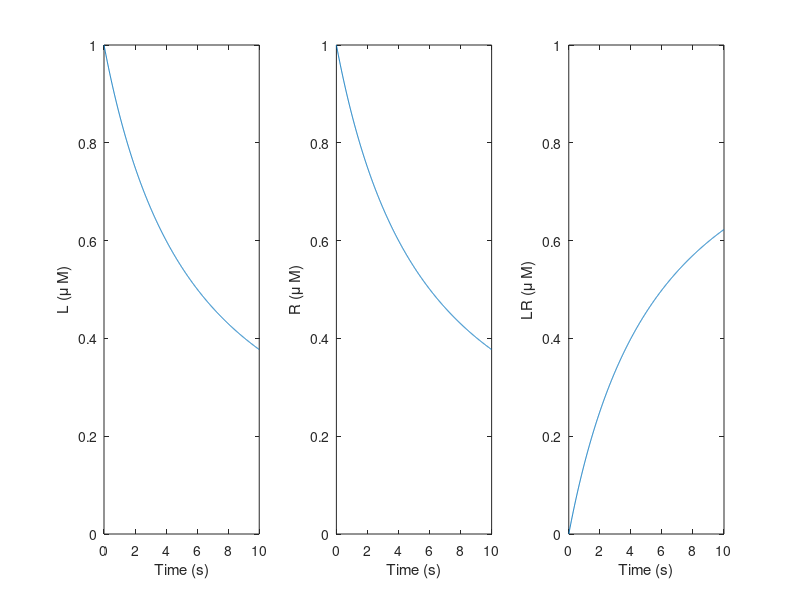

Write the MATLAB code that produced this figure.
clear all
close all

%ODE solver

totaltime = 10; %time in seconds
dt = 0.01;

timeaxis = [0:dt:(totaltime-dt)]';

kon = 0.1667; %1/(uM.s)
koff = 0.001; %1/s



L = zeros(totaltime/dt,1);
R = zeros(totaltime/dt,1);
LR = zeros(totaltime/dt,1);

% set intitial conditions

L(1,1) = 1;
R(1,1) = 1;
LR(1,1) = 0;

%start simulation

for loop = 2:totaltime/dt
    
    L(loop) = L(loop-1) + dt*(-kon*L(loop-1,1)*R(loop-1,1) + koff*LR(loop-1,1));
    
    R(loop) = R(loop-1) + dt*(-kon*L(loop-1,1)*R(loop-1,1) + koff*LR(loop-1,1));
    
    LR(loop) = LR(loop-1) + dt*(kon*L(loop-1,1)*R(loop-1,1) - koff*LR(loop-1,1));
    
end

axismax = max( [L ; R ; LR] );

subplot(1,3,1)
plot(timeaxis,L);
xlabel('Time (s)');ylabel('L (\mu M)')
ylim([0 , axismax])

subplot(1,3,2)
plot(timeaxis,R);
xlabel('Time (s)');ylabel('R (\mu M)')
ylim([0 , axismax])

subplot(1,3,3)
plot(timeaxis,LR);
xlabel('Time (s)');ylabel('LR (\mu M)')
ylim([0 , axismax])